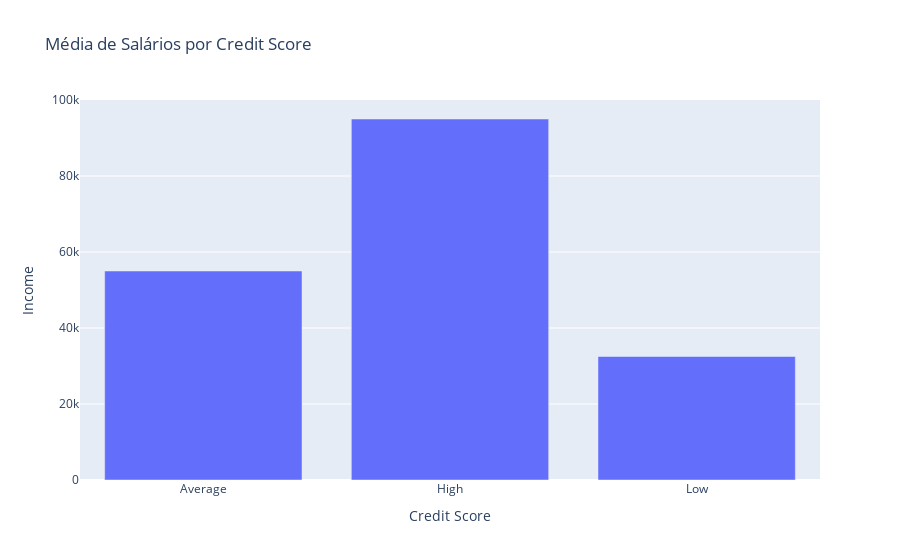

Here is the notebook cell this chart was saved with:
### Code cell
media_salario_por_creditscore = df.groupby('Credit Score')['Income'].median().reset_index()

fig = px.bar(media_salario_por_creditscore, x = 'Credit Score', y = 'Income',
             title = 'Média de Salários por Credit Score',
             labels={'Income' : 'Income', 'Credit Score' : 'Credit Score'})
fig.show()

### Figure 1 — Plotly figure (JSON) as saved in the notebook; plotly's stock layout.template omitted (floating-point values rounded to 4 significant figures)
{"data": [{"alignmentgroup": "True", "hovertemplate": "Credit Score=%{x}<br>Income=%{y}<extra></extra>", "legendgroup": "", "marker": {"color": "#636efa", "pattern": {"shape": ""}}, "name": "", "offsetgroup": "", "orientation": "v", "showlegend": false, "textposition": "auto", "type": "bar", "x": ["Average", "High", "Low"], "xaxis": "x", "y": [55000, 95000, 32500], "yaxis": "y"}], "layout": {"barmode": "relative", "legend": {"tracegroupgap": 0}, "title": {"text": "Média de Salários por Credit Score"}, "xaxis": {"anchor": "y", "domain": [0, 1], "title": {"text": "Credit Score"}}, "yaxis": {"anchor": "x", "domain": [0, 1], "title": {"text": "Income"}}}}
